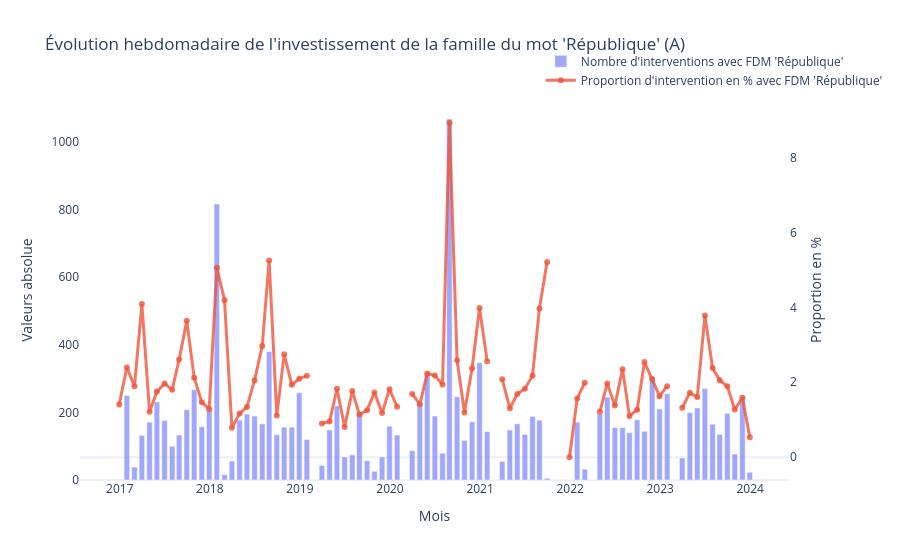

Notebook source saved alongside this figure:
### Markdown cell above
**Remarques**
- *Le 3 juillet 2017, le 9 juillet 2018, le 4 mars 2024 sont parmis les 5 principales dates car parlement réuni en Congrès*

- *le 1 février 2021, le 28 juin 2021, 5 février 2021, le 23 juillet 2021, le 3 février 2021, 30 juin 2021 (et 5 avril 2023 : bilan de la loi), 1er juillet 2021, le 12 février 2021, renvoient quant à eux à la discussion du projet de loi "confortant le respect des principes de la République". **==> Suivre en détail le processus législatif de ce projet de loi car moment central !!***

- *On a aussi le 22 mars 2020, très courte séance (commencée à 18h30) sur l’urgence du covid et un hommage*

- *6 janvier 2022, 6 juin 2022, 13 mars 2018 : réforme territoriale Nouvelle-Calédonie*

- *25 janvier 2024, 8 juillet 2019 et 16 janvier 2020 : accords internationaux avec présence d'expressions comme "gouvernement de la République française", de pays sous forme adjectivable (ex : "république arménienne") ou avec république en miniscule --> moins présent maintenant que exclus*

- *11 février 2019 sur "l'école de la confiance"*
- *12 et 13 juillet 2018 sur le  projet de loi constitutionnelle pour une Démocratie plus représentative, responsable et efficace*

### Code cell
# Définir les paramètres
colonne_condition = "repu_match_valide"
periode = "ME"  # "ME" = mois, "WE" = semaine, "YS" = année.

# S'assurer que la colonne date est bien en datetime
df["dateSeance_day"] = pd.to_datetime(df["dateSeance_day"])

# Agréger les données par mois
df_monthly = (
    df
    .resample(periode, on="dateSeance_day")[colonne_condition]
    .agg(
        total_mentions="count",
        true_mentions=lambda x: (x == True).sum()
    )
    .reset_index()
)

# Calculer la proportion
df_monthly["proportion_true"] = df_monthly["true_mentions"] / df_monthly["total_mentions"]

# Créer la figure avec Plotly Graph Objects
fig = go.Figure()

# Barres : volume total
fig.add_trace(go.Bar(
    x=df_monthly["dateSeance_day"],
    y=df_monthly["true_mentions"],
    name="Nombre d'interventions avec FDM 'République'",
    marker_color="rgba(99, 110, 250, 0.6)",
    yaxis="y1"
))

# Courbe : proportion
fig.add_trace(go.Scatter(
    x=df_monthly["dateSeance_day"],
    y=df_monthly["proportion_true"] * 100,  # en pourcentage
    name="Proportion d'intervention en % avec FDM 'République'",
    mode="lines+markers",
    line=dict(color="rgba(239, 85, 59, 0.8)", width=3),
    yaxis="y2"
))

# Mise en forme du graphique
fig.update_layout(
    title=f"Évolution hebdomadaire de l'investissement de la famille du mot 'République' (A)",
    xaxis=dict(title="Mois"),
    yaxis=dict(
        title="Valeurs absolue",
        showgrid=False
    ),
    yaxis2=dict(
        title="Proportion en %",
        overlaying="y",
        side="right",
        showgrid=False
    ),
    legend=dict(x=0.65, y=1.14, bgcolor="rgba(255,255,255,0.7)"),
    template="plotly_white",
    bargap=0.2
)
fig.update_xaxes(
    dtick="M12",  # un tick par an
    tickformat="%Y",
    ticklabelmode="period"  # place les labels entre les périodes
)

fig.show()
df_monthly

### Figure 1 — Plotly figure (JSON) as saved in the notebook; plotly's stock layout.template omitted (floating-point values rounded to 4 significant figures)
{"data": [{"marker": {"color": "rgba(99, 110, 250, 0.6)"}, "name": "Nombre d'interventions avec FDM 'République'", "type": "bar", "x": ["2017-06-30T00:00:00", "2017-07-31T00:00:00", "2017-08-31T00:00:00", "2017-09-30T00:00:00", "2017-10-31T00:00:00", "2017-11-30T00:00:00", "2017-12-31T00:00:00", "2018-01-31T00:00:00", "2018-02-28T00:00:00", "2018-03-31T00:00:00", "2018-04-30T00:00:00", "2018-05-31T00:00:00", "2018-06-30T00:00:00", "2018-07-31T00:00:00", "2018-08-31T00:00:00", "2018-09-30T00:00:00", "2018-10-31T00:00:00", "2018-11-30T00:00:00", "2018-12-31T00:00:00", "2019-01-31T00:00:00", "2019-02-28T00:00:00", "2019-03-31T00:00:00", "2019-04-30T00:00:00", "2019-05-31T00:00:00", "2019-06-30T00:00:00", "2019-07-31T00:00:00", "2019-08-31T00:00:00", "2019-09-30T00:00:00", "2019-10-31T00:00:00", "2019-11-30T00:00:00", "2019-12-31T00:00:00", "2020-01-31T00:00:00", "2020-02-29T00:00:00", "2020-03-31T00:00:00", "2020-04-30T00:00:00", "2020-05-31T00:00:00", "2020-06-30T00:00:00", "2020-07-31T00:00:00", "2020-08-31T00:00:00", "2020-09-30T00:00:00", "2020-10-31T00:00:00", "2020-11-30T00:00:00", "2020-12-31T00:00:00", "2021-01-31T00:00:00", "2021-02-28T00:00:00", "2021-03-31T00:00:00", "2021-04-30T00:00:00", "2021-05-31T00:00:00", "2021-06-30T00:00:00", "2021-07-31T00:00:00", "2021-08-31T00:00:00", "2021-09-30T00:00:00", "2021-10-31T00:00:00", "2021-11-30T00:00:00", "2021-12-31T00:00:00", "2022-01-31T00:00:00", "2022-02-28T00:00:00", "2022-03-31T00:00:00", "2022-04-30T00:00:00", "2022-05-31T00:00:00", "2022-06-30T00:00:00", "2022-07-31T00:00:00", "2022-08-31T00:00:00", "2022-09-30T00:00:00", "2022-10-31T00:00:00", "2022-11-30T00:00:00", "2022-12-31T00:00:00", "2023-01-31T00:00:00", "2023-02-28T00:00:00", "2023-03-31T00:00:00", "2023-04-30T00:00:00", "2023-05-31T00:00:00", "2023-06-30T00:00:00", "2023-07-31T00:00:00", "2023-08-31T00:00:00", "2023-09-30T00:00:00", "2023-10-31T00:00:00", "2023-11-30T00:00:00", "2023-12-31T00:00:00", "2024-01-31T00:00:00", "2024-02-29T00:00:00", "2024-03-31T00:00:00", "2024-04-30T00:00:00", "2024-05-31T00:00:00", "2024-06-30T00:00:00"], "y": [1, 250, 38, 132, 171, 231, 176, 100, 133, 208, 267, 158, 208, 816, 16, 56, 177, 195, 189, 166, 380, 134, 156, 156, 258, 120, 0, 43, 148, 219, 68, 74, 196, 57, 26, 68, 159, 133, 0, 87, 228, 313, 189, 79, 1067, 246, 117, 172, 347, 143, 0, 55, 148, 166, 135, 188, 177, 5, 0, 0, 0, 171, 32, 0, 195, 245, 155, 155, 140, 178, 144, 304, 210, 255, 0, 65, 199, 213, 270, 165, 135, 197, 77, 246, 23], "yaxis": "y"}, {"line": {"color": "rgba(239, 85, 59, 0.8)", "width": 3}, "mode": "lines+markers", "name": "Proportion d'intervention en % avec FDM 'République'", "type": "scatter", "x": ["2017-06-30T00:00:00", "2017-07-31T00:00:00", "2017-08-31T00:00:00", "2017-09-30T00:00:00", "2017-10-31T00:00:00", "2017-11-30T00:00:00", "2017-12-31T00:00:00", "2018-01-31T00:00:00", "2018-02-28T00:00:00", "2018-03-31T00:00:00", "2018-04-30T00:00:00", "2018-05-31T00:00:00", "2018-06-30T00:00:00", "2018-07-31T00:00:00", "2018-08-31T00:00:00", "2018-09-30T00:00:00", "2018-10-31T00:00:00", "2018-11-30T00:00:00", "2018-12-31T00:00:00", "2019-01-31T00:00:00", "2019-02-28T00:00:00", "2019-03-31T00:00:00", "2019-04-30T00:00:00", "2019-05-31T00:00:00", "2019-06-30T00:00:00", "2019-07-31T00:00:00", "2019-08-31T00:00:00", "2019-09-30T00:00:00", "2019-10-31T00:00:00", "2019-11-30T00:00:00", "2019-12-31T00:00:00", "2020-01-31T00:00:00", "2020-02-29T00:00:00", "2020-03-31T00:00:00", "2020-04-30T00:00:00", "2020-05-31T00:00:00", "2020-06-30T00:00:00", "2020-07-31T00:00:00", "2020-08-31T00:00:00", "2020-09-30T00:00:00", "2020-10-31T00:00:00", "2020-11-30T00:00:00", "2020-12-31T00:00:00", "2021-01-31T00:00:00", "2021-02-28T00:00:00", "2021-03-31T00:00:00", "2021-04-30T00:00:00", "2021-05-31T00:00:00", "2021-06-30T00:00:00", "2021-07-31T00:00:00", "2021-08-31T00:00:00", "2021-09-30T00:00:00", "2021-10-31T00:00:00", "2021-11-30T00:00:00", "2021-12-31T00:00:00", "2022-01-31T00:00:00", "2022-02-28T00:00:00", "2022-03-31T00:00:00", "2022-04-30T00:00:00", "2022-05-31T00:00:00", "2022-06-30T00:00:00", "2022-07-31T00:00:00", "2022-08-31T00:00:00", "2022-09-30T00:00:00", "2022-10-31T00:00:00", "2022-11-30T00:00:00", "2022-12-31T00:00:00", "2023-01-31T00:00:00", "2023-02-28T00:00:00", "2023-03-31T00:00:00", "2023-04-30T00:00:00", "2023-05-31T00:00:00", "2023-06-30T00:00:00", "2023-07-31T00:00:00", "2023-08-31T00:00:00", "2023-09-30T00:00:00", "2023-10-31T00:00:00", "2023-11-30T00:00:00", "2023-12-31T00:00:00", "2024-01-31T00:00:00", "2024-02-29T00:00:00", "2024-03-31T00:00:00", "2024-04-30T00:00:00", "2024-05-31T00:00:00", "2024-06-30T00:00:00"], "y": [1.408, 2.397, 1.894, 4.085, 1.212, 1.751, 1.966, 1.803, 2.608, 3.638, 2.122, 1.464, 1.288, 5.057, 4.188, 0.7873, 1.165, 1.34, 2.056, 2.971, 5.251, 1.112, 2.746, 1.934, 2.096, 2.176, null, 0.903, 0.9516, 1.828, 0.8076, 1.769, 1.139, 1.256, 1.724, 1.18, 1.813, 1.344, null, 1.688, 1.411, 2.233, 2.179, 1.939, 8.924, 2.589, 1.192, 2.373, 3.98, 2.564, null, 2.083, 1.308, 1.688, 1.826, 2.177, 3.965, 5.208, null, null, 0, 1.568, 1.99, null, 1.212, 1.969, 1.382, 2.35, 1.103, 1.265, 2.541, 2.086, 1.63, 1.897, null, 1.321, 1.718, 1.604, 3.78, 2.379, 2.054, 1.892, 1.274, 1.588, 0.5312], "yaxis": "y2"}], "layout": {"bargap": 0.2, "legend": {"bgcolor": "rgba(255,255,255,0.7)", "x": 0.65, "y": 1.14}, "title": {"text": "Évolution hebdomadaire de l'investissement de la famille du mot 'République' (A)"}, "xaxis": {"dtick": "M12", "tickformat": "%Y", "ticklabelmode": "period", "title": {"text": "Mois"}}, "yaxis": {"showgrid": false, "title": {"text": "Valeurs absolue"}}, "yaxis2": {"overlaying": "y", "showgrid": false, "side": "right", "title": {"text": "Proportion en %"}}}}
